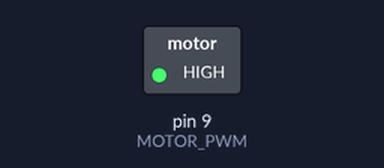
Bench run of a sketch on a simulated Arduino Uno, built with avr-gcc and run on an emulated ATmega328P. Shown: switched loads named in the sketch (green lamp = pin HIGH).

Above: at 15.4 s.
Timing chart, 0 to 16.9 s (numbered marks = the images above):
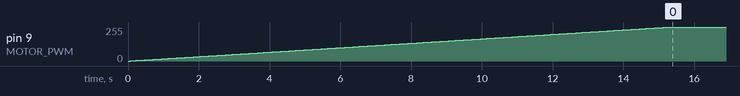

Measured:
- by itself, pin 9 (MOTOR_PWM): moves from 0/255 to 255/255 over 15.2 s

The sketch:

coffee_roasting.ino
```cpp
/*
* L298N motor driver Arduino code for coffee roasting
* L298N for max. 2A DC motor
* Author: @programmer from kahvekulubu.net forum.
* github.com/umitkabuli/CoffeeRoaster
* Date: July 2020
*/
#define MOTOR_PWM 9
#define MOTOR1 6
#define MOTOR2 7
#define WAIT_TIME 60
#define MAX_SPEED 255
// Roasting time - second
#define ROASTING_TIME 600
#define CLOCK_WISE HIGH

void accelerate(){
 for(int i=0;i<=MAX_SPEED;i++) {
   analogWrite(MOTOR_PWM,i);
   delay(WAIT_TIME);
 }
}
void slowStop(){
 for(int i=MAX_SPEED;i>=0;i--) {
   analogWrite(MOTOR_PWM,i);
   delay(WAIT_TIME);
 }
}
void clockWise(){

  digitalWrite(MOTOR1, CLOCK_WISE);
  digitalWrite(MOTOR2, !CLOCK_WISE);
}
void counterClockWise()
{
  digitalWrite(MOTOR1, !CLOCK_WISE);
  digitalWrite(MOTOR2, CLOCK_WISE);
}
void disableMotor()
{
  digitalWrite(MOTOR1, LOW);
  digitalWrite(MOTOR2, LOW);
}
void setup() {
  disableMotor();
  clockWise();
  accelerate();
  for(int i=0;i<ROASTING_TIME;i++) {
    delay(1000);
  }
  slowStop();
  disableMotor();
}
void loop() {
  for(;;){
    ;
  }
}
```
